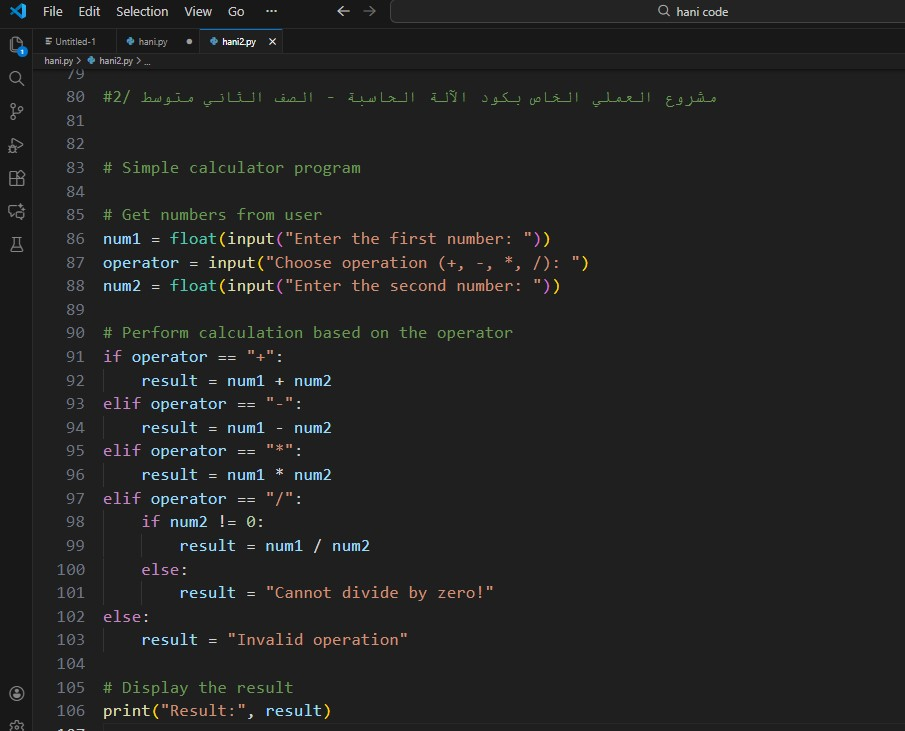
#> input picture codes/photo/هاني.jpg, 905 x 731 px
$ python pic_to_donkey.py '../../../../codes/photo/هاني.jpg'
#> lines starting #> are read from the running program, lines starting #| are printed output that depends on the picture
#> in convert_to_donkey, img is the input picture: PIL image 905x731 RGB; mean R, G, B 33.8, 34.2, 34
from __future__ import annotations

import argparse
from pathlib import Path

from PIL import Image, ImageDraw, ImageEnhance, ImageFilter


def _add_donkey_features(img: Image.Image) -> Image.Image:
    """Add a playful donkey-style overlay to an image."""
    base = img.convert("RGBA")
    width, height = base.size
#> width = 905; height = 731

    # Warm, earthy tint for a donkey-like tone.
    tint_layer = Image.new("RGBA", base.size, (155, 130, 95, 55))
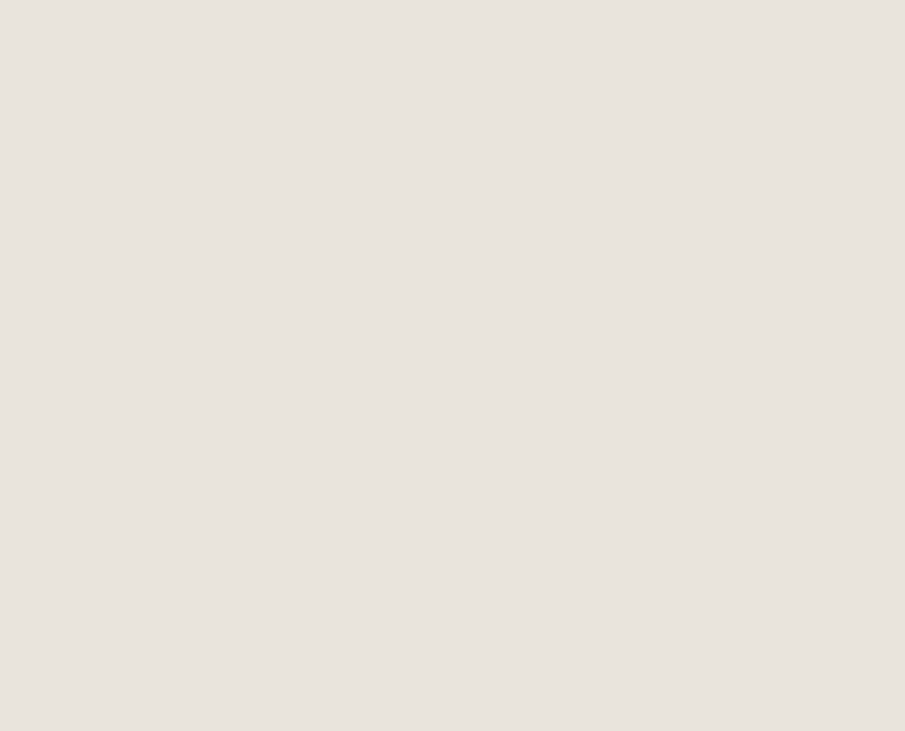
#> tint_layer: PIL image 905x731 RGBA; mean R, G, B, A 155, 130, 95, 55; transparent parts drawn white
    base = Image.alpha_composite(base, tint_layer)
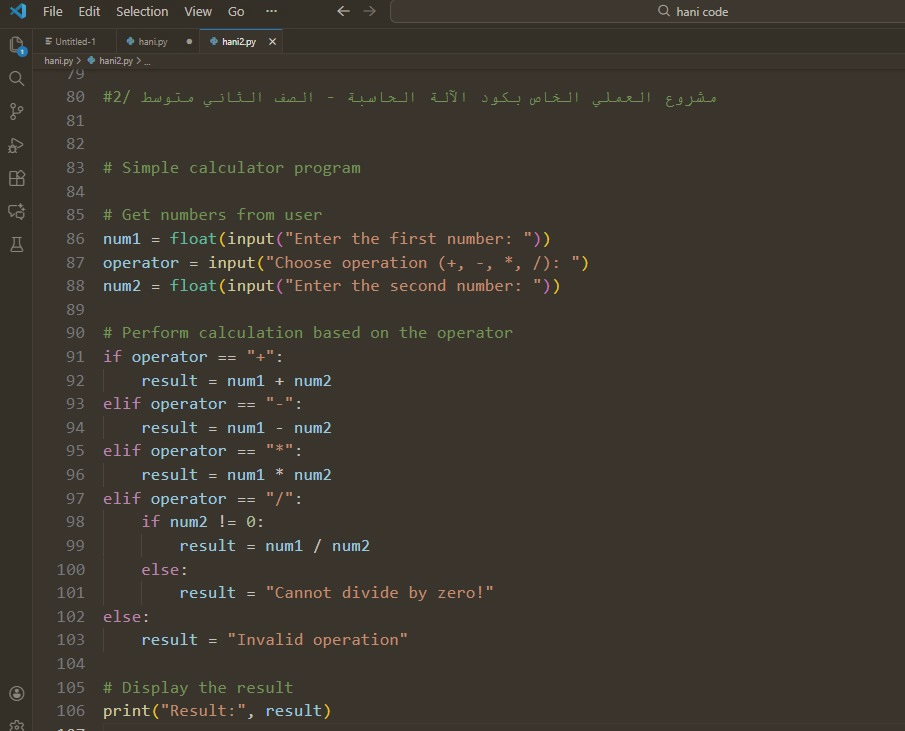
#> base: PIL image 905x731 RGBA; mean R, G, B, A 60.1, 54.7, 47.2, 255

    draw = ImageDraw.Draw(base, "RGBA")

    cx = width // 2
#> cx = 452
    ear_top = int(height * 0.06)
#> ear_top = 43
    ear_bottom = int(height * 0.35)
#> ear_bottom = 255
    ear_offset = int(width * 0.22)
#> ear_offset = 199
    ear_half = max(12, int(width * 0.08))
#> ear_half = 72

    # Ears
    left_ear = [(cx - ear_offset, ear_top), (cx - ear_offset - ear_half, ear_bottom), (cx - ear_offset + ear_half, ear_bottom)]
#> left_ear = [(253, 43), (181, 255), (325, 255)]
    right_ear = [(cx + ear_offset, ear_top), (cx + ear_offset - ear_half, ear_bottom), (cx + ear_offset + ear_half, ear_bottom)]
#> right_ear = [(651, 43), (579, 255), (723, 255)]
    draw.polygon(left_ear, fill=(130, 110, 85, 170), outline=(70, 60, 45, 200))
    draw.polygon(right_ear, fill=(130, 110, 85, 170), outline=(70, 60, 45, 200))

    inner_shrink = max(4, int(ear_half * 0.35))
    left_inner = [(left_ear[0][0], left_ear[0][1] + inner_shrink), (left_ear[1][0] + inner_shrink, left_ear[1][1] - inner_shrink), (left_ear[2][0] - inner_shrink, left_ear[2][1] - inner_shrink)]
#> left_inner = [(253, 68), (206, 230), (300, 230)]
    right_inner = [(right_ear[0][0], right_ear[0][1] + inner_shrink), (right_ear[1][0] + inner_shrink, right_ear[1][1] - inner_shrink), (right_ear[2][0] - inner_shrink, right_ear[2][1] - inner_shrink)]
#> right_inner = [(651, 68), (604, 230), (698, 230)]
    draw.polygon(left_inner, fill=(188, 153, 132, 160))
    draw.polygon(right_inner, fill=(188, 153, 132, 160))

    # Muzzle
    muzzle_w = int(width * 0.33)
    muzzle_h = int(height * 0.18)
    muzzle_x1 = cx - muzzle_w // 2
    muzzle_y1 = int(height * 0.58)
    muzzle_x2 = cx + muzzle_w // 2
    muzzle_y2 = muzzle_y1 + muzzle_h
    draw.rounded_rectangle((muzzle_x1, muzzle_y1, muzzle_x2, muzzle_y2), radius=max(8, int(muzzle_h * 0.22)), fill=(205, 185, 160, 170), outline=(90, 75, 60, 200), width=max(1, int(width * 0.004)))

    # Nostrils
    nostril_w = int(muzzle_w * 0.14)
    nostril_h = int(muzzle_h * 0.24)
    nostril_y = muzzle_y1 + int(muzzle_h * 0.42)
    left_nostril_x = cx - int(muzzle_w * 0.16)
    right_nostril_x = cx + int(muzzle_w * 0.02)
    draw.ellipse((left_nostril_x, nostril_y, left_nostril_x + nostril_w, nostril_y + nostril_h), fill=(60, 45, 35, 210))
    draw.ellipse((right_nostril_x, nostril_y, right_nostril_x + nostril_w, nostril_y + nostril_h), fill=(60, 45, 35, 210))

    # Cartoon teeth
    tooth_w = int(muzzle_w * 0.18)
    tooth_h = int(muzzle_h * 0.2)
    tooth_y = muzzle_y2 - tooth_h - int(muzzle_h * 0.08)
    draw.rectangle((cx - tooth_w, tooth_y, cx, tooth_y + tooth_h), fill=(245, 240, 220, 220), outline=(120, 110, 95, 180))
    draw.rectangle((cx, tooth_y, cx + tooth_w, tooth_y + tooth_h), fill=(245, 240, 220, 220), outline=(120, 110, 95, 180))

    # Slight sharpen for final result.
    base = ImageEnhance.Sharpness(base).enhance(1.15)
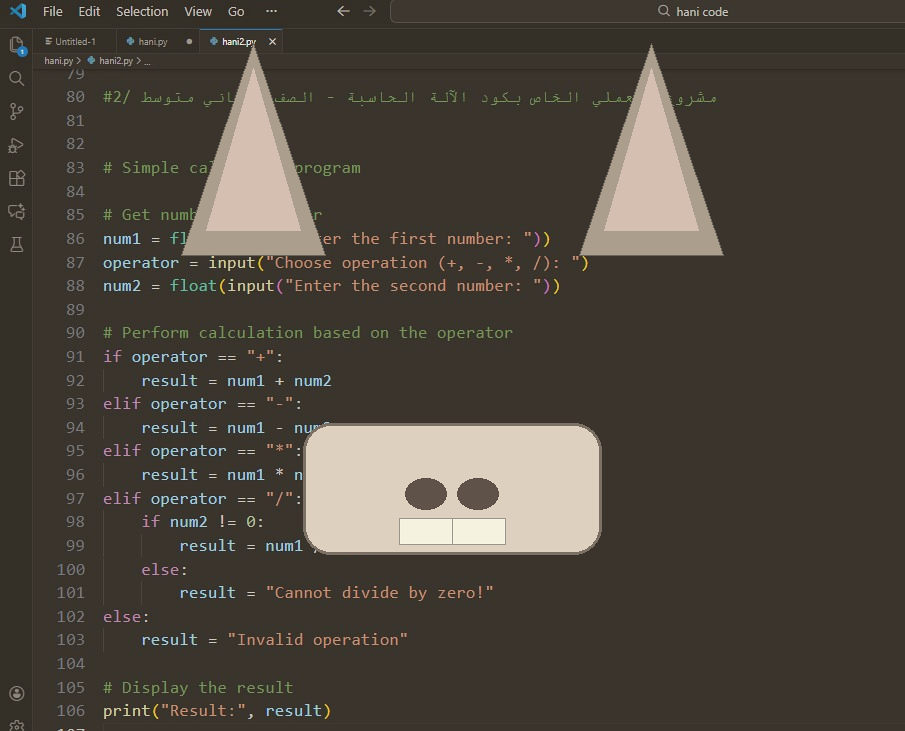
#> base: PIL image 905x731 RGBA; mean R, G, B, A 72.4, 65.1, 56.1, 246.3; transparent parts drawn white
    base = base.filter(ImageFilter.SMOOTH_MORE)

    return base


def convert_to_donkey(input_path: Path, output_path: Path) -> Path:
    with Image.open(input_path) as img:
        donkey = _add_donkey_features(img)
        output_path.parent.mkdir(parents=True, exist_ok=True)
        donkey.convert("RGB").save(output_path)
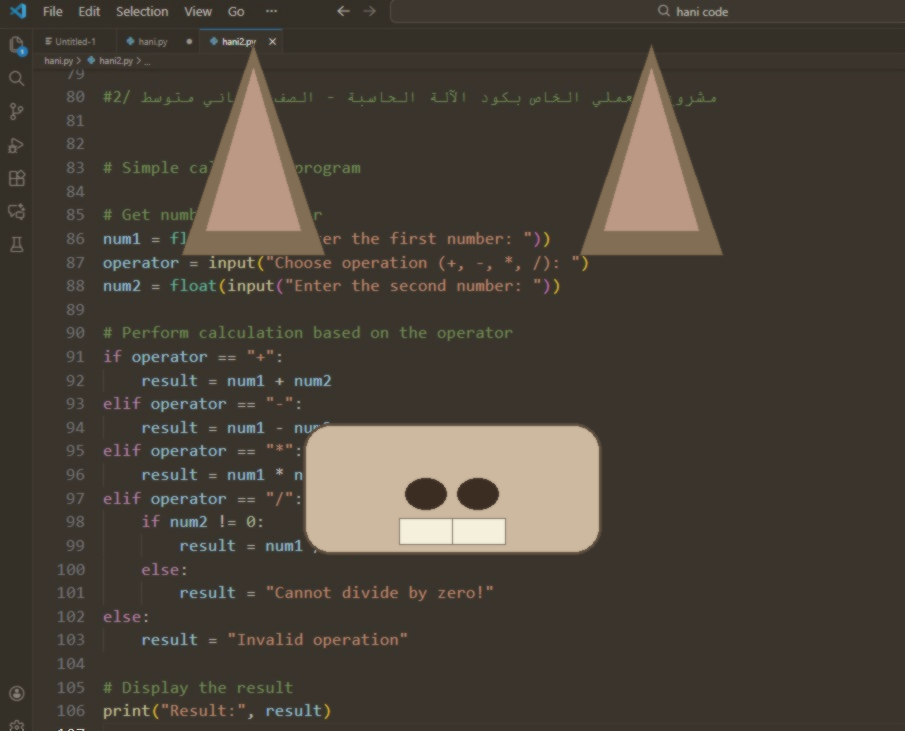
#> saved as هاني_donkey.jpg: PIL image 905x731 RGB; mean R, G, B 72.4, 65.1, 56.1
    return output_path


def parse_args() -> argparse.Namespace:
    parser = argparse.ArgumentParser(description="Convert any photo to a donkey-style image.")
    parser.add_argument("input", type=Path, help="Input image path")
    parser.add_argument("-o", "--output", type=Path, default=None, help="Output image path")
    return parser.parse_args()


def main() -> None:
    args = parse_args()
    if not args.input.exists():
        raise SystemExit(f"Input file not found: {args.input}")

    output_path = args.output or args.input.with_name(f"{args.input.stem}_donkey.jpg")
    result = convert_to_donkey(args.input, output_path)
    print(f"Saved donkey image: {result}")


if __name__ == "__main__":
    main()
